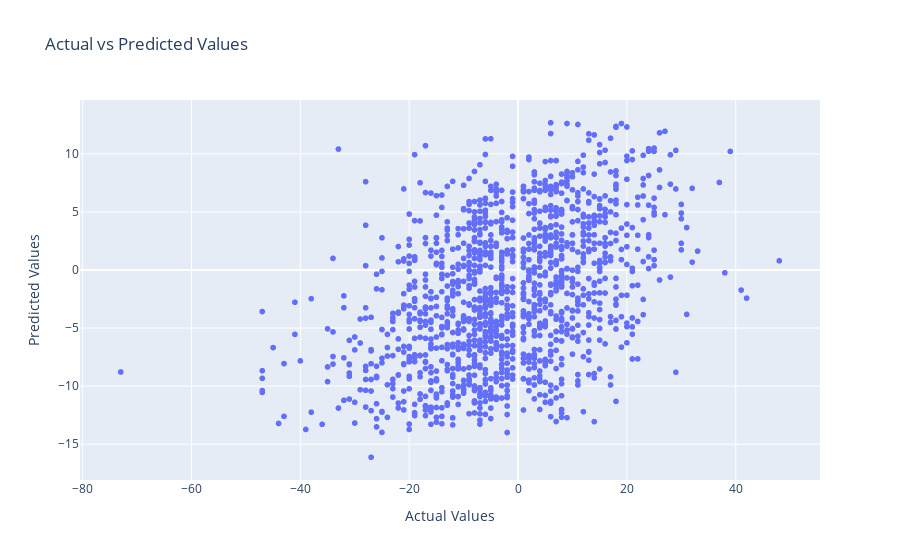
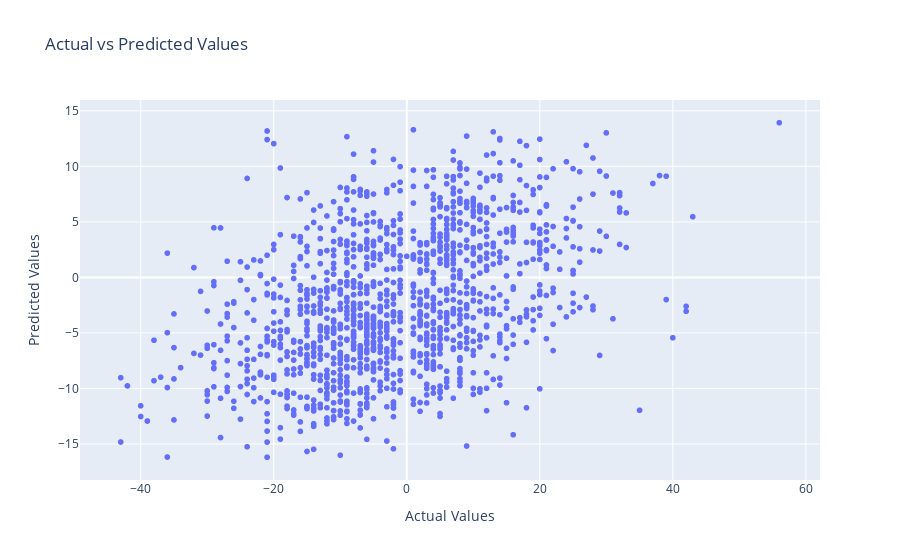
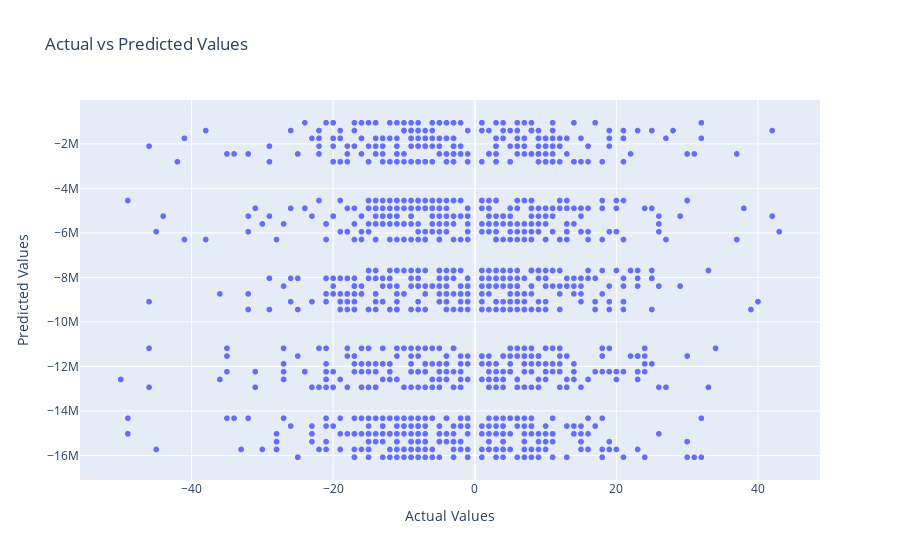
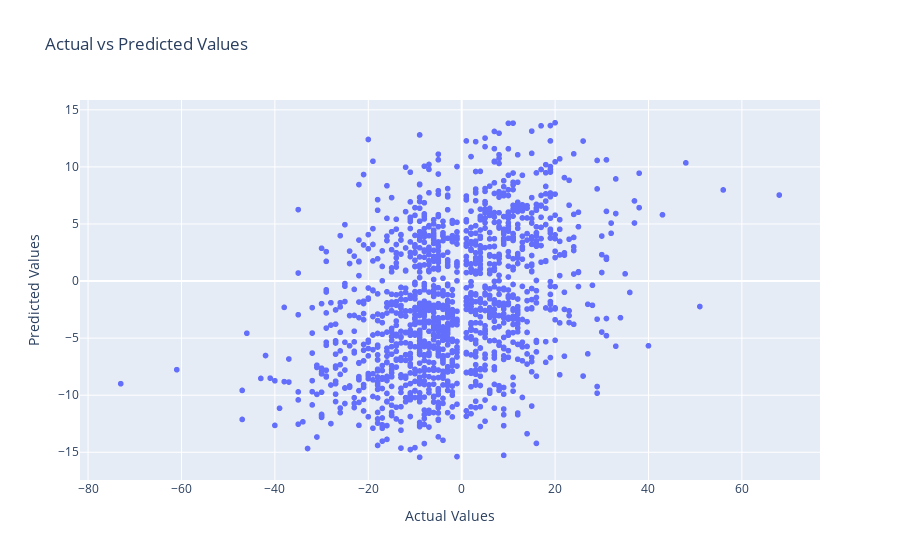

The cell these charts' notebook holds for them, in order:
### Markdown cell above
##### Score Diff w/ Betting Line

### Code cell
from sklearn.linear_model import LinearRegression

def basicLinearRegression(X_input,y_input):
    X_train, X_test, y_train, y_test = train_test_split(X_input, y_input, test_size=.2)

    print(f"X: {X_input.columns.tolist()}")
    print(f"y: {y_input.columns.tolist()}")
    
    reg = LinearRegression().fit(X_train, y_train)
    y_pred = reg.predict(X_test)

    # The coefficients
    print("Coefficients: \n", reg.coef_)
    # The mean squared error
    print("Mean squared error: %.2f" % mean_squared_error(y_test, y_pred))
    # The coefficient of determination: 1 is perfect prediction
    print("Coefficient of determination: %.2f" % r2_score(y_test, y_pred))
    print()

    plt.figure(figsize=(8, 6))
    sns.scatterplot(x=y_test.values.ravel(), y=y_pred.ravel())
    plt.xlabel('Actual Values')
    plt.ylabel('Predicted Values')
    plt.title('Actual vs Predicted Values')
    plt.show()

    fig = px.scatter(x=y_test.values.ravel(), y=y_pred.ravel(), labels={'x': 'Actual Values', 'y': 'Predicted Values'}, title='Actual vs Predicted Values')
    fig.show()

basicLinearRegression(merged_df[["home_prob", "away_prob_x", "TEAM2_10wp"]],
                merged_df[["SCORE_DIFF"]])
                
basicLinearRegression(merged_df[["DATE_x", "TEAM1_ID", "TEAM2_ID", "away_prob_x", "away_spread_x", "away_total_x"]],
                merged_df[["SCORE_DIFF"]])

basicLinearRegression(merged_df[["TEAM1_ID", "TEAM2_ID", "away_prob_x", "away_spread_x", "away_total_x"]],
                merged_df[["SCORE_DIFF"]])

basicLinearRegression(merged_df[["DATE_x", "TEAM1_ID", "TEAM2_ID", "away_prob_x", "away_spread_x"]],
                merged_df[["SCORE_DIFF"]])

basicLinearRegression(merged_df[["DATE_x", "away_prob_x"]],
                merged_df[["SCORE_DIFF"]])

basicLinearRegression(merged_df[["DATE_x", "away_spread_x"]],
                merged_df[["SCORE_DIFF"]])

basicLinearRegression(merged_df[["WINNER"]],
                merged_df[["SCORE_DIFF"]])

basicLinearRegression(merged_df[["DATE_x", "away_prob_x", "away_spread_x", "away_total_x"]], merged_df[["WINNER"]])


fig = px.scatter(merged_df, x="away_spread_x", y="SCORE_DIFF", hover_data=["SBR_GAME_ID_x"], trendline="ols")
fig.show()

### Figure 1 — Plotly figure (JSON) as saved in the notebook; plotly's stock layout.template omitted (floating-point values rounded to 4 significant figures; data arrays with more than 128 entries replaced by an {"elided": "..."} marker saying what was removed)
{"data": [{"hovertemplate": "Actual Values=%{x}<br>Predicted Values=%{y}<extra></extra>", "legendgroup": "", "marker": {"color": "#636efa", "symbol": "circle"}, "mode": "markers", "name": "", "showlegend": false, "type": "scattergl", "x": {"elided": "1369 int values"}, "xaxis": "x", "y": {"elided": "1369 float values"}, "yaxis": "y"}], "layout": {"legend": {"tracegroupgap": 0}, "title": {"text": "Actual vs Predicted Values"}, "xaxis": {"anchor": "y", "domain": [0, 1], "title": {"text": "Actual Values"}}, "yaxis": {"anchor": "x", "domain": [0, 1], "title": {"text": "Predicted Values"}}}}

### Figure 2 — Plotly figure (JSON) as saved in the notebook; plotly's stock layout.template omitted (floating-point values rounded to 4 significant figures; data arrays with more than 128 entries replaced by an {"elided": "..."} marker saying what was removed)
{"data": [{"hovertemplate": "Actual Values=%{x}<br>Predicted Values=%{y}<extra></extra>", "legendgroup": "", "marker": {"color": "#636efa", "symbol": "circle"}, "mode": "markers", "name": "", "showlegend": false, "type": "scattergl", "x": {"elided": "1369 int values"}, "xaxis": "x", "y": {"elided": "1369 float values"}, "yaxis": "y"}], "layout": {"legend": {"tracegroupgap": 0}, "title": {"text": "Actual vs Predicted Values"}, "xaxis": {"anchor": "y", "domain": [0, 1], "title": {"text": "Actual Values"}}, "yaxis": {"anchor": "x", "domain": [0, 1], "title": {"text": "Predicted Values"}}}}

### Figure 3 — Plotly figure (JSON) as saved in the notebook; plotly's stock layout.template omitted (floating-point values rounded to 4 significant figures; data arrays with more than 128 entries replaced by an {"elided": "..."} marker saying what was removed)
{"data": [{"hovertemplate": "Actual Values=%{x}<br>Predicted Values=%{y}<extra></extra>", "legendgroup": "", "marker": {"color": "#636efa", "symbol": "circle"}, "mode": "markers", "name": "", "showlegend": false, "type": "scattergl", "x": {"elided": "1369 int values"}, "xaxis": "x", "y": {"elided": "1369 float values"}, "yaxis": "y"}], "layout": {"legend": {"tracegroupgap": 0}, "title": {"text": "Actual vs Predicted Values"}, "xaxis": {"anchor": "y", "domain": [0, 1], "title": {"text": "Actual Values"}}, "yaxis": {"anchor": "x", "domain": [0, 1], "title": {"text": "Predicted Values"}}}}

### Figure 4 — Plotly figure (JSON) as saved in the notebook; plotly's stock layout.template omitted (floating-point values rounded to 4 significant figures; data arrays with more than 128 entries replaced by an {"elided": "..."} marker saying what was removed)
{"data": [{"hovertemplate": "Actual Values=%{x}<br>Predicted Values=%{y}<extra></extra>", "legendgroup": "", "marker": {"color": "#636efa", "symbol": "circle"}, "mode": "markers", "name": "", "showlegend": false, "type": "scattergl", "x": {"elided": "1369 int values"}, "xaxis": "x", "y": {"elided": "1369 float values"}, "yaxis": "y"}], "layout": {"legend": {"tracegroupgap": 0}, "title": {"text": "Actual vs Predicted Values"}, "xaxis": {"anchor": "y", "domain": [0, 1], "title": {"text": "Actual Values"}}, "yaxis": {"anchor": "x", "domain": [0, 1], "title": {"text": "Predicted Values"}}}}
